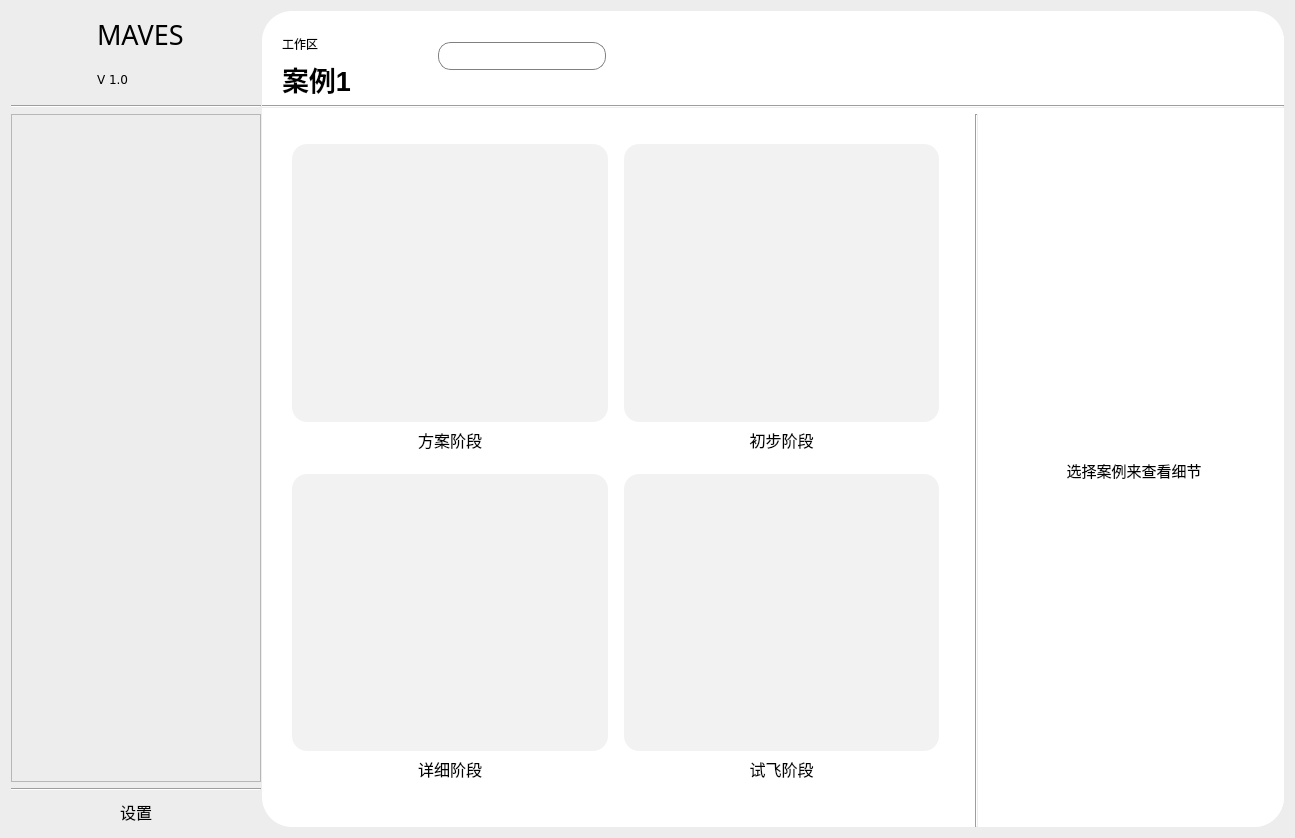
<?xml version="1.0" encoding="UTF-8"?>
<ui version="4.0">
 <class>CurvePlottingClass</class>
 <widget class="QMainWindow" name="CurvePlottingClass">
  <property name="windowModality">
   <enum>Qt::ApplicationModal</enum>
  </property>
  <property name="geometry">
   <rect>
    <x>0</x>
    <y>0</y>
    <width>1295</width>
    <height>838</height>
   </rect>
  </property>
  <property name="minimumSize">
   <size>
    <width>900</width>
    <height>525</height>
   </size>
  </property>
  <property name="font">
   <font>
    <weight>50</weight>
    <bold>false</bold>
   </font>
  </property>
  <property name="windowTitle">
   <string>多源诱发机制环境适应性数字化集成与验证软件</string>
  </property>
  <property name="windowIcon">
   <iconset>
    <normaloff>../res/icon.ico</normaloff>../res/icon.ico</iconset>
  </property>
  <widget class="QWidget" name="centralWidget">
   <property name="styleSheet">
    <string notr="true">background-color: rgb(237, 237, 237);</string>
   </property>
   <layout class="QGridLayout" name="gridLayout_2">
    <item row="0" column="0">
     <layout class="QHBoxLayout" name="horizontalLayout_3" stretch="2,0">
      <property name="spacing">
       <number>1</number>
      </property>
      <item>
       <widget class="QWidget" name="widget_2" native="true">
        <property name="minimumSize">
         <size>
          <width>250</width>
          <height>0</height>
         </size>
        </property>
        <property name="maximumSize">
         <size>
          <width>250</width>
          <height>16777215</height>
         </size>
        </property>
        <layout class="QHBoxLayout" name="horizontalLayout">
         <property name="leftMargin">
          <number>0</number>
         </property>
         <property name="topMargin">
          <number>0</number>
         </property>
         <property name="rightMargin">
          <number>0</number>
         </property>
         <property name="bottomMargin">
          <number>0</number>
         </property>
         <item>
          <layout class="QVBoxLayout" name="verticalLayout_3" stretch="1,8">
           <property name="sizeConstraint">
            <enum>QLayout::SetDefaultConstraint</enum>
           </property>
           <item>
            <layout class="QHBoxLayout" name="horizontalLayout_4" stretch="3,5">
             <property name="topMargin">
              <number>2</number>
             </property>
             <item>
              <widget class="CustomRoundedImageLabel" name="label_3">
               <property name="minimumSize">
                <size>
                 <width>80</width>
                 <height>80</height>
                </size>
               </property>
               <property name="maximumSize">
                <size>
                 <width>80</width>
                 <height>80</height>
                </size>
               </property>
               <property name="styleSheet">
                <string notr="true">QLabel {
    border-radius: 25px; /* 圆角半径 */
    border: 0px solid #000000; /* 边框颜色和宽度 */
    background-position: center; /* 背景图片居中 */
    background-repeat: no-repeat; /* 背景图片不重复 */
    background-clip: border-box; /* 背景图片裁剪到边框 */
}
</string>
               </property>
               <property name="text">
                <string/>
               </property>
               <property name="pixmap">
                <pixmap>../res/icon.ico</pixmap>
               </property>
               <property name="scaledContents">
                <bool>true</bool>
               </property>
               <property name="alignment">
                <set>Qt::AlignCenter</set>
               </property>
              </widget>
             </item>
             <item>
              <layout class="QVBoxLayout" name="verticalLayout" stretch="0,0">
               <item>
                <widget class="QLabel" name="label">
                 <property name="minimumSize">
                  <size>
                   <width>0</width>
                   <height>40</height>
                  </size>
                 </property>
                 <property name="maximumSize">
                  <size>
                   <width>16777215</width>
                   <height>40</height>
                  </size>
                 </property>
                 <property name="font">
                  <font>
                   <family>Forte</family>
                   <pointsize>20</pointsize>
                   <weight>50</weight>
                   <bold>false</bold>
                  </font>
                 </property>
                 <property name="text">
                  <string>MAVES</string>
                 </property>
                 <property name="alignment">
                  <set>Qt::AlignBottom|Qt::AlignLeading|Qt::AlignLeft</set>
                 </property>
                </widget>
               </item>
               <item>
                <widget class="QLabel" name="label_2">
                 <property name="minimumSize">
                  <size>
                   <width>0</width>
                   <height>40</height>
                  </size>
                 </property>
                 <property name="maximumSize">
                  <size>
                   <width>16777215</width>
                   <height>40</height>
                  </size>
                 </property>
                 <property name="font">
                  <font>
                   <family>Verdana</family>
                   <pointsize>9</pointsize>
                   <weight>50</weight>
                   <bold>false</bold>
                  </font>
                 </property>
                 <property name="text">
                  <string>V 1.0</string>
                 </property>
                 <property name="alignment">
                  <set>Qt::AlignLeading|Qt::AlignLeft|Qt::AlignVCenter</set>
                 </property>
                </widget>
               </item>
              </layout>
             </item>
            </layout>
           </item>
           <item>
            <layout class="QVBoxLayout" name="verticalLayout_2">
             <item>
              <widget class="Line" name="line">
               <property name="orientation">
                <enum>Qt::Horizontal</enum>
               </property>
              </widget>
             </item>
             <item>
              <widget class="QTreeView" name="treeView">
               <property name="styleSheet">
                <string notr="true">
/* 设置每个节点项的样式 */
QTreeView::item {
    height: 25px;
    background-color: rgb(237, 237, 237);
    border: none; /* 移除边框 */
    border-radius: 10px; /* 设置圆角 */
    padding: 5px; /* 添加内边距 */
    color: black; /* 设置字体颜色为黑色 */
	margin: 5px;
}

/* 设置鼠标悬停时的样式 */
QTreeView::item:hover {
    background-color: rgb(204, 204, 204); /* 鼠标悬停颜色 */
}

/* 设置选中后的样式 */
QTreeView::item:selected {
    background-color: rgb(204, 204, 204); /* 选中后颜色 */
    color: black; /* 选中后字体颜色保持黑色 */
}

/* 移除选中后的虚线框 */
QTreeView::item:selected:focus {
    outline: none;
}
</string>
               </property>
               <property name="uniformRowHeights">
                <bool>true</bool>
               </property>
               <property name="headerHidden">
                <bool>true</bool>
               </property>
              </widget>
             </item>
             <item>
              <widget class="Line" name="line_2">
               <property name="orientation">
                <enum>Qt::Horizontal</enum>
               </property>
              </widget>
             </item>
             <item>
              <widget class="QPushButton" name="pushButton">
               <property name="sizePolicy">
                <sizepolicy hsizetype="Minimum" vsizetype="Fixed">
                 <horstretch>0</horstretch>
                 <verstretch>30</verstretch>
                </sizepolicy>
               </property>
               <property name="maximumSize">
                <size>
                 <width>16777215</width>
                 <height>30</height>
                </size>
               </property>
               <property name="font">
                <font>
                 <pointsize>12</pointsize>
                 <weight>50</weight>
                 <bold>false</bold>
                </font>
               </property>
               <property name="styleSheet">
                <string notr="true">QPushButton {
    background-color: rgb(237, 237, 237);
    border: none;
	border-radius: 10px;
}

QPushButton:hover {
    background-color: rgb(204, 204, 204);
}

</string>
               </property>
               <property name="text">
                <string>设置</string>
               </property>
               <property name="icon">
                <iconset>
                 <normaloff>../res/Settings.png</normaloff>../res/Settings.png</iconset>
               </property>
               <property name="iconSize">
                <size>
                 <width>20</width>
                 <height>20</height>
                </size>
               </property>
              </widget>
             </item>
            </layout>
           </item>
          </layout>
         </item>
        </layout>
       </widget>
      </item>
      <item>
       <widget class="QWidget" name="widget" native="true">
        <property name="minimumSize">
         <size>
          <width>0</width>
          <height>80</height>
         </size>
        </property>
        <property name="styleSheet">
         <string notr="true">QWidget #widget{
    border-radius: 30px;             /* 圆角半径为10像素 */
    background-color: white;         /* 背景颜色为白色 */
    padding: 0;                      /* 内边距为0 */
}</string>
        </property>
        <layout class="QHBoxLayout" name="horizontalLayout_2">
         <property name="leftMargin">
          <number>0</number>
         </property>
         <property name="topMargin">
          <number>0</number>
         </property>
         <property name="rightMargin">
          <number>0</number>
         </property>
         <property name="bottomMargin">
          <number>0</number>
         </property>
         <item>
          <layout class="QVBoxLayout" name="verticalLayout_5" stretch="1,0,100">
           <item>
            <layout class="QHBoxLayout" name="horizontalLayout_6" stretch="2,2,8">
             <property name="topMargin">
              <number>2</number>
             </property>
             <property name="bottomMargin">
              <number>0</number>
             </property>
             <item>
              <layout class="QVBoxLayout" name="verticalLayout_8">
               <property name="leftMargin">
                <number>20</number>
               </property>
               <item>
                <widget class="QLabel" name="label_6">
                 <property name="minimumSize">
                  <size>
                   <width>150</width>
                   <height>40</height>
                  </size>
                 </property>
                 <property name="maximumSize">
                  <size>
                   <width>150</width>
                   <height>40</height>
                  </size>
                 </property>
                 <property name="styleSheet">
                  <string notr="true">QLabel{
    border-radius: 30px;             /* 圆角半径为10像素 */
    background-color: white;         /* 背景颜色为白色 */
    padding: 0;                      /* 内边距为0 */
}</string>
                 </property>
                 <property name="text">
                  <string>工作区</string>
                 </property>
                 <property name="alignment">
                  <set>Qt::AlignBottom|Qt::AlignLeading|Qt::AlignLeft</set>
                 </property>
                </widget>
               </item>
               <item>
                <widget class="QLabel" name="label_7">
                 <property name="minimumSize">
                  <size>
                   <width>150</width>
                   <height>40</height>
                  </size>
                 </property>
                 <property name="maximumSize">
                  <size>
                   <width>150</width>
                   <height>40</height>
                  </size>
                 </property>
                 <property name="font">
                  <font>
                   <pointsize>20</pointsize>
                   <weight>75</weight>
                   <bold>true</bold>
                  </font>
                 </property>
                 <property name="styleSheet">
                  <string notr="true">QLabel{
    border-radius: 30px;             /* 圆角半径为10像素 */
    background-color: white;         /* 背景颜色为白色 */
    padding: 0;                      /* 内边距为0 */
}</string>
                 </property>
                 <property name="text">
                  <string>案例1</string>
                 </property>
                 <property name="alignment">
                  <set>Qt::AlignLeading|Qt::AlignLeft|Qt::AlignTop</set>
                 </property>
                </widget>
               </item>
              </layout>
             </item>
             <item>
              <widget class="QLineEdit" name="lineEdit">
               <property name="styleSheet">
                <string notr="true">QLineEdit {
    border: 1px solid gray; /* 设置边框颜色和宽度 */
    border-radius: 13px; /* 设置圆角半径 */
	background-color: white;       /* 白色背景 */
    padding: 5px; /* 设置内边距 */
}</string>
               </property>
              </widget>
             </item>
             <item>
              <widget class="QLabel" name="label_8">
               <property name="minimumSize">
                <size>
                 <width>0</width>
                 <height>40</height>
                </size>
               </property>
               <property name="maximumSize">
                <size>
                 <width>16777215</width>
                 <height>40</height>
                </size>
               </property>
               <property name="styleSheet">
                <string notr="true">QLabel{
    border-radius: 30px;             /* 圆角半径为10像素 */
    background-color: white;         /* 背景颜色为白色 */
    padding: 0;                      /* 内边距为0 */
}</string>
               </property>
               <property name="text">
                <string/>
               </property>
              </widget>
             </item>
            </layout>
           </item>
           <item>
            <widget class="Line" name="line_3">
             <property name="orientation">
              <enum>Qt::Horizontal</enum>
             </property>
            </widget>
           </item>
           <item>
            <layout class="QHBoxLayout" name="horizontalLayout_5" stretch="12,0,5">
             <item>
              <layout class="QGridLayout" name="gridLayout">
               <property name="leftMargin">
                <number>30</number>
               </property>
               <property name="topMargin">
                <number>30</number>
               </property>
               <property name="rightMargin">
                <number>30</number>
               </property>
               <property name="bottomMargin">
                <number>30</number>
               </property>
               <item row="3" column="2">
                <widget class="QLabel" name="label_14">
                 <property name="minimumSize">
                  <size>
                   <width>0</width>
                   <height>40</height>
                  </size>
                 </property>
                 <property name="maximumSize">
                  <size>
                   <width>16777215</width>
                   <height>40</height>
                  </size>
                 </property>
                 <property name="font">
                  <font>
                   <pointsize>12</pointsize>
                  </font>
                 </property>
                 <property name="styleSheet">
                  <string notr="true">QLabel{
    background-color: white;         /* 背景颜色为白色 */
}</string>
                 </property>
                 <property name="text">
                  <string>试飞阶段</string>
                 </property>
                 <property name="alignment">
                  <set>Qt::AlignHCenter|Qt::AlignTop</set>
                 </property>
                </widget>
               </item>
               <item row="0" column="0">
                <widget class="CustomDoubleClickPushButton" name="pushButton_2">
                 <property name="sizePolicy">
                  <sizepolicy hsizetype="Expanding" vsizetype="Expanding">
                   <horstretch>0</horstretch>
                   <verstretch>0</verstretch>
                  </sizepolicy>
                 </property>
                 <property name="styleSheet">
                  <string notr="true">QPushButton{
    border-radius: 15px;             
	background-color: rgb(242, 242, 242);
    padding: 0;                    
}

QPushButton:hover {
    background-color: rgb(209, 209, 209);
}</string>
                 </property>
                 <property name="text">
                  <string/>
                 </property>
                 <property name="iconSize">
                  <size>
                   <width>400</width>
                   <height>400</height>
                  </size>
                 </property>
                </widget>
               </item>
               <item row="2" column="2">
                <widget class="CustomDoubleClickPushButton" name="pushButton_3">
                 <property name="sizePolicy">
                  <sizepolicy hsizetype="Expanding" vsizetype="Expanding">
                   <horstretch>0</horstretch>
                   <verstretch>0</verstretch>
                  </sizepolicy>
                 </property>
                 <property name="styleSheet">
                  <string notr="true">QPushButton{
    border-radius: 15px;             
	background-color: rgb(242, 242, 242);
    padding: 0;                    
}

QPushButton:hover {
    background-color: rgb(209, 209, 209);
}</string>
                 </property>
                 <property name="text">
                  <string/>
                 </property>
                 <property name="icon">
                  <iconset>
                   <normaloff>../res/flightTest Phase.png</normaloff>../res/flightTest Phase.png</iconset>
                 </property>
                 <property name="iconSize">
                  <size>
                   <width>400</width>
                   <height>400</height>
                  </size>
                 </property>
                </widget>
               </item>
               <item row="2" column="0">
                <widget class="CustomDoubleClickPushButton" name="pushButton_5">
                 <property name="sizePolicy">
                  <sizepolicy hsizetype="Expanding" vsizetype="Expanding">
                   <horstretch>0</horstretch>
                   <verstretch>0</verstretch>
                  </sizepolicy>
                 </property>
                 <property name="styleSheet">
                  <string notr="true">QPushButton{
    border-radius: 15px;             
	background-color: rgb(242, 242, 242);
    padding: 0;                    
}

QPushButton:hover {
    background-color: rgb(209, 209, 209);
}</string>
                 </property>
                 <property name="text">
                  <string/>
                 </property>
                 <property name="iconSize">
                  <size>
                   <width>400</width>
                   <height>400</height>
                  </size>
                 </property>
                </widget>
               </item>
               <item row="3" column="0">
                <widget class="QLabel" name="label_13">
                 <property name="minimumSize">
                  <size>
                   <width>0</width>
                   <height>40</height>
                  </size>
                 </property>
                 <property name="maximumSize">
                  <size>
                   <width>16777215</width>
                   <height>40</height>
                  </size>
                 </property>
                 <property name="font">
                  <font>
                   <pointsize>12</pointsize>
                  </font>
                 </property>
                 <property name="styleSheet">
                  <string notr="true">QLabel{
    background-color: white;         /* 背景颜色为白色 */
}</string>
                 </property>
                 <property name="text">
                  <string>详细阶段</string>
                 </property>
                 <property name="alignment">
                  <set>Qt::AlignHCenter|Qt::AlignTop</set>
                 </property>
                </widget>
               </item>
               <item row="0" column="1">
                <spacer name="horizontalSpacer">
                 <property name="orientation">
                  <enum>Qt::Horizontal</enum>
                 </property>
                 <property name="sizeType">
                  <enum>QSizePolicy::Fixed</enum>
                 </property>
                 <property name="sizeHint" stdset="0">
                  <size>
                   <width>10</width>
                   <height>20</height>
                  </size>
                 </property>
                </spacer>
               </item>
               <item row="1" column="0">
                <widget class="QLabel" name="label_12">
                 <property name="sizePolicy">
                  <sizepolicy hsizetype="Preferred" vsizetype="Preferred">
                   <horstretch>0</horstretch>
                   <verstretch>0</verstretch>
                  </sizepolicy>
                 </property>
                 <property name="minimumSize">
                  <size>
                   <width>0</width>
                   <height>40</height>
                  </size>
                 </property>
                 <property name="maximumSize">
                  <size>
                   <width>16777215</width>
                   <height>40</height>
                  </size>
                 </property>
                 <property name="font">
                  <font>
                   <pointsize>12</pointsize>
                  </font>
                 </property>
                 <property name="styleSheet">
                  <string notr="true">QLabel{
    background-color: white;         /* 背景颜色为白色 */
}</string>
                 </property>
                 <property name="text">
                  <string>方案阶段</string>
                 </property>
                 <property name="alignment">
                  <set>Qt::AlignHCenter|Qt::AlignTop</set>
                 </property>
                </widget>
               </item>
               <item row="1" column="2">
                <widget class="QLabel" name="label_11">
                 <property name="minimumSize">
                  <size>
                   <width>0</width>
                   <height>40</height>
                  </size>
                 </property>
                 <property name="maximumSize">
                  <size>
                   <width>16777215</width>
                   <height>40</height>
                  </size>
                 </property>
                 <property name="font">
                  <font>
                   <pointsize>12</pointsize>
                  </font>
                 </property>
                 <property name="styleSheet">
                  <string notr="true">QLabel{
    background-color: white;         /* 背景颜色为白色 */
}</string>
                 </property>
                 <property name="text">
                  <string>初步阶段</string>
                 </property>
                 <property name="alignment">
                  <set>Qt::AlignHCenter|Qt::AlignTop</set>
                 </property>
                </widget>
               </item>
               <item row="0" column="2">
                <widget class="CustomDoubleClickPushButton" name="pushButton_4">
                 <property name="sizePolicy">
                  <sizepolicy hsizetype="Expanding" vsizetype="Expanding">
                   <horstretch>0</horstretch>
                   <verstretch>0</verstretch>
                  </sizepolicy>
                 </property>
                 <property name="styleSheet">
                  <string notr="true">QPushButton{
    border-radius: 15px;             
	background-color: rgb(242, 242, 242);
    padding: 0;                    
}

QPushButton:hover {
    background-color: rgb(209, 209, 209);
}</string>
                 </property>
                 <property name="text">
                  <string/>
                 </property>
                 <property name="iconSize">
                  <size>
                   <width>400</width>
                   <height>400</height>
                  </size>
                 </property>
                </widget>
               </item>
              </layout>
             </item>
             <item>
              <widget class="Line" name="line_4">
               <property name="orientation">
                <enum>Qt::Vertical</enum>
               </property>
              </widget>
             </item>
             <item>
              <widget class="QLabel" name="label_5">
               <property name="minimumSize">
                <size>
                 <width>300</width>
                 <height>0</height>
                </size>
               </property>
               <property name="maximumSize">
                <size>
                 <width>300</width>
                 <height>16777215</height>
                </size>
               </property>
               <property name="font">
                <font>
                 <pointsize>11</pointsize>
                </font>
               </property>
               <property name="styleSheet">
                <string notr="true">QLabel{
    border-radius: 30px;             /* 圆角半径为10像素 */
    background-color: white;         /* 背景颜色为白色 */
    padding: 0;                      /* 内边距为0 */
}</string>
               </property>
               <property name="text">
                <string>选择案例来查看细节</string>
               </property>
               <property name="alignment">
                <set>Qt::AlignCenter</set>
               </property>
              </widget>
             </item>
            </layout>
           </item>
          </layout>
         </item>
        </layout>
       </widget>
      </item>
     </layout>
    </item>
   </layout>
  </widget>
 </widget>
 <layoutdefault spacing="6" margin="11"/>
 <customwidgets>
  <customwidget>
   <class>CustomDoubleClickPushButton</class>
   <extends>QPushButton</extends>
   <header>customdoubleclickpushbutton.h</header>
  </customwidget>
  <customwidget>
   <class>CustomRoundedImageLabel</class>
   <extends>QLabel</extends>
   <header>customroundedimagelabel.h</header>
  </customwidget>
 </customwidgets>
 <resources/>
 <connections/>
</ui>
